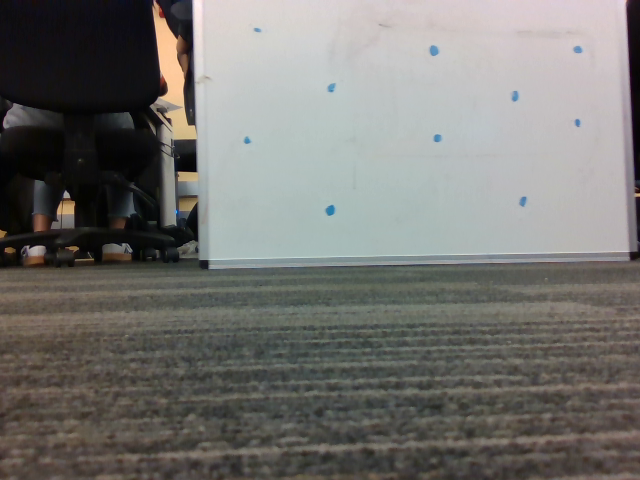
#> input picture Assets/set-2_Color.png, 640 x 480 px
$ jupyter execute image.ipynb
#> lines starting #> are read from the running program, lines starting #| are printed output that depends on the picture
[cell 1]
import cv2
import matplotlib.pyplot as plt

[cell 2]
# Load images (replace with your image paths)
image1_path = "../Assets/set-2_Color.png"  # Reference image
image2_path = "../Assets/set-2-2_Color.png"  # Target image
image1 = cv2.imread(image1_path, cv2.IMREAD_GRAYSCALE)
#> image1: shape (480, 640); min 1, max 245, mean 115.5
image2 = cv2.imread(image2_path, cv2.IMREAD_GRAYSCALE)
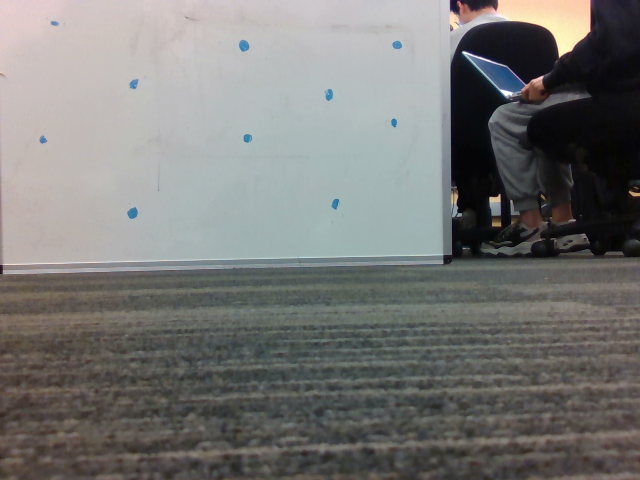
#> input picture Assets/set-2-2_Color.png, 640 x 480 px
#> image2: shape (480, 640); min 2, max 253, mean 118.4

# Initialize ORB detector
orb = cv2.ORB_create()

# Detect and compute features
keypoints1, descriptors1 = orb.detectAndCompute(image1, None)
#> keypoints1 = 500 keypoints; strongest (x, y, size): (192, 167, 77.1), (193, 168, 64.3), (190, 165, 111.1), (66, 192, 31)
keypoints2, descriptors2 = orb.detectAndCompute(image2, None)
#> keypoints2 = 493 keypoints; strongest (x, y, size): (560, 55, 31), (560, 54, 53.6), (559, 55, 37.2), (463, 52, 31)

# Initialize Brute Force Matcher
bf = cv2.BFMatcher(cv2.NORM_HAMMING, crossCheck=True)

# Match descriptors
matches = bf.match(descriptors1, descriptors2)
#> matches = 120 matches

# Sort matches by distance (lower distance = better match)
matches = sorted(matches, key=lambda x: x.distance)

# Draw top 10 matches
matched_image = cv2.drawMatches(
    image1, keypoints1, image2, keypoints2, matches[:10], None, flags=cv2.DrawMatchesFlags_NOT_DRAW_SINGLE_POINTS
)
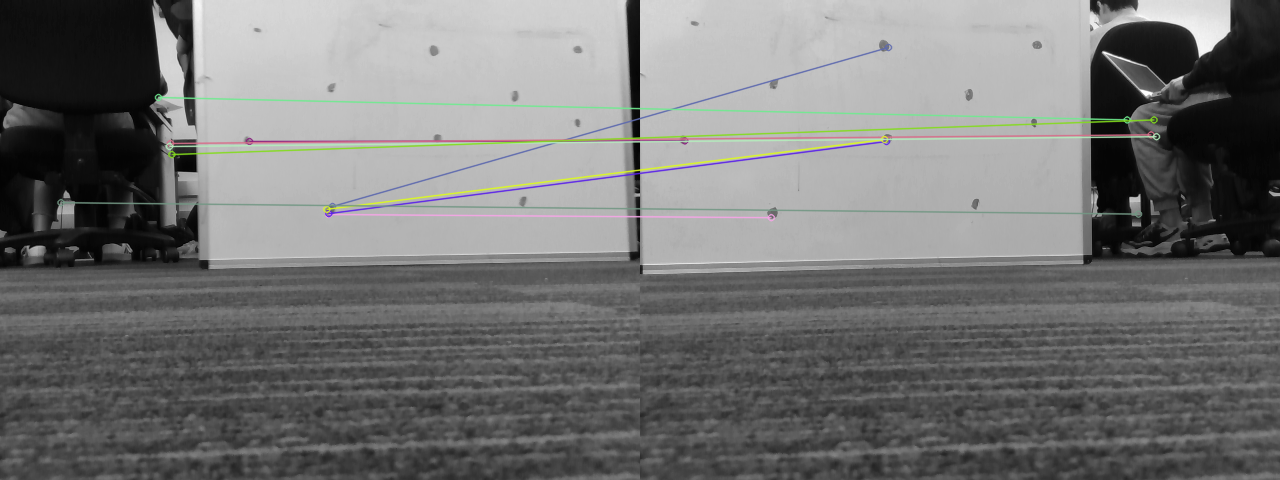
#> matched_image: shape (480, 1280, 3); mean of channels 0, 1, 2 116.4, 116.9, 116.6; drawn as B, G, R

# Display results
plt.figure(figsize=(10, 6))
plt.imshow(matched_image)
plt.title("ORB Feature Matching")
plt.axis("off")
plt.show()
